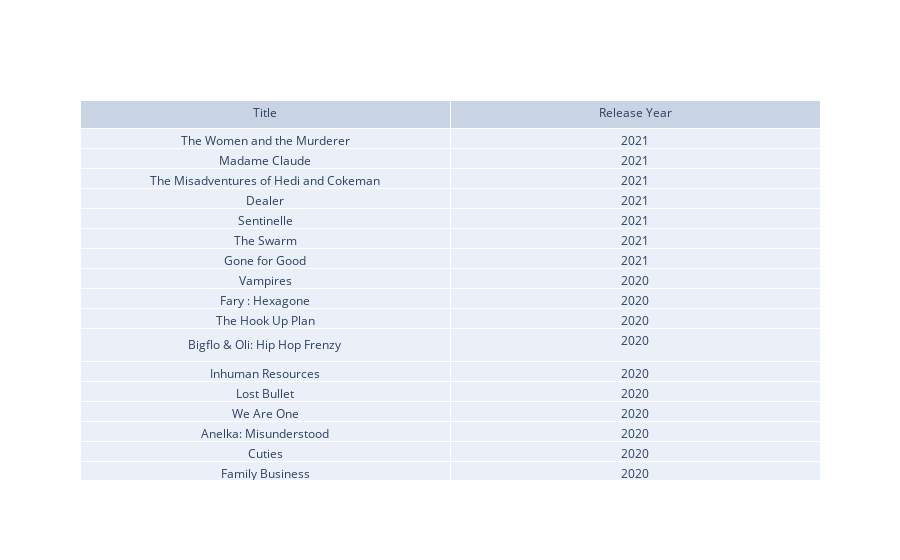

The code cell stored with this chart in its notebook:
### Code cell
fig = go.Figure(data=[go.Table(header=dict(values=['Title', 'Release Year']),
                 cells=dict(values=[newest_fr_series['title'],newest_fr_series['release_year']]))
                     ])
fig.show()

### Figure 1 — Plotly figure (JSON) as saved in the notebook; plotly's stock layout.template omitted (floating-point values rounded to 4 significant figures)
{"data": [{"cells": {"values": [["The Women and the Murderer", "Madame Claude", "The Misadventures of Hedi and Cokeman", "Dealer", "Sentinelle", "The Swarm", "Gone for Good", "Vampires", "Fary : Hexagone", "The Hook Up Plan", "Bigflo & Oli: Hip Hop Frenzy", "Inhuman Resources", "Lost Bullet", "We Are One", "Anelka: Misunderstood", "Cuties", "Family Business", "GIMS: On the Record", "Until Dawn", "La Révolution"], [2021, 2021, 2021, 2021, 2021, 2021, 2021, 2020, 2020, 2020, 2020, 2020, 2020, 2020, 2020, 2020, 2020, 2020, 2020, 2020]]}, "header": {"values": ["Title", "Release Year"]}, "type": "table"}], "layout": {}}
